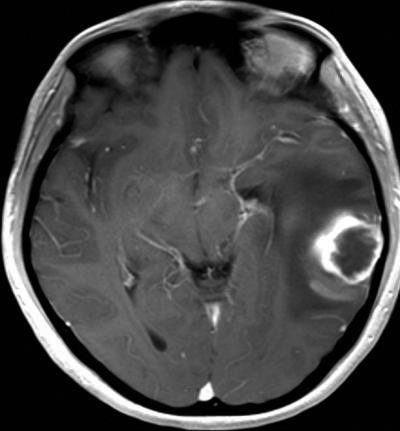
#> input picture Image Processing-open cv/images/img.jpg, 400 x 431 px, found by its file name
$ python p20.py
#> lines starting #> are read from the running program, lines starting #| are printed output that depends on the picture
import cv2
img=cv2.imread('img.jpg',cv2.IMREAD_COLOR)  #The second argument, `cv2.IMREAD_COLOR`, specifies that the image should be loaded in color mode
#> img is the input picture: shape (431, 400, 3); min 0, max 255, mean 70.5
px=img[100:200,100:200]  #This line extracts a region of interest (ROI) from the loaded image. It selects a rectangular area starting from row 100 to row 199 and column 100 to column 199. The selected region is assigned to the variable `px`
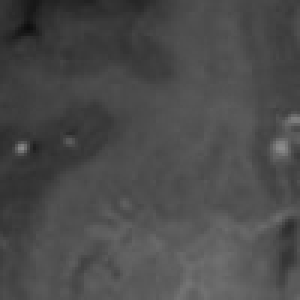
#> px: shape (100, 100, 3) (shown 3 times larger); min 13, max 140, mean 74.9
print(px)
#> (printed output is left out)


#In summary, this code reads an image file, extracts a specific region of interest from it,
#  and then prints the extracted region's value.

$ run again, with Image Processing-open cv/images/cat.jpg copied over Image Processing-open cv/images/img.jpg
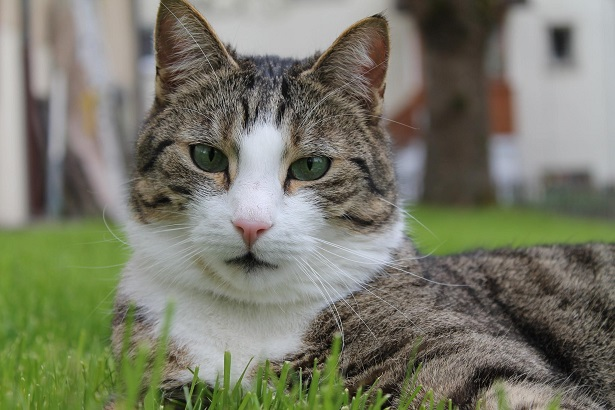
#> input picture Image Processing-open cv/images/cat.jpg, 615 x 410 px, found by its file name
#> img is the input picture: shape (410, 615, 3); mean B, G, R 104.7, 121.1, 120
#> `px=img[100:200,100:200]`:
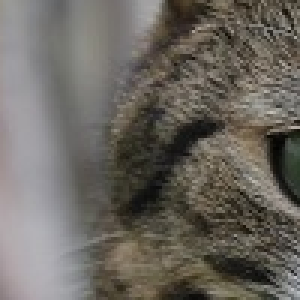
#> px: shape (100, 100, 3) (shown 3 times larger); mean B, G, R 95.7, 102.5, 106.8
#> (printed output is left out)

$ run again, with Image Processing-open cv/images/face.JPG copied over Image Processing-open cv/images/img.jpg
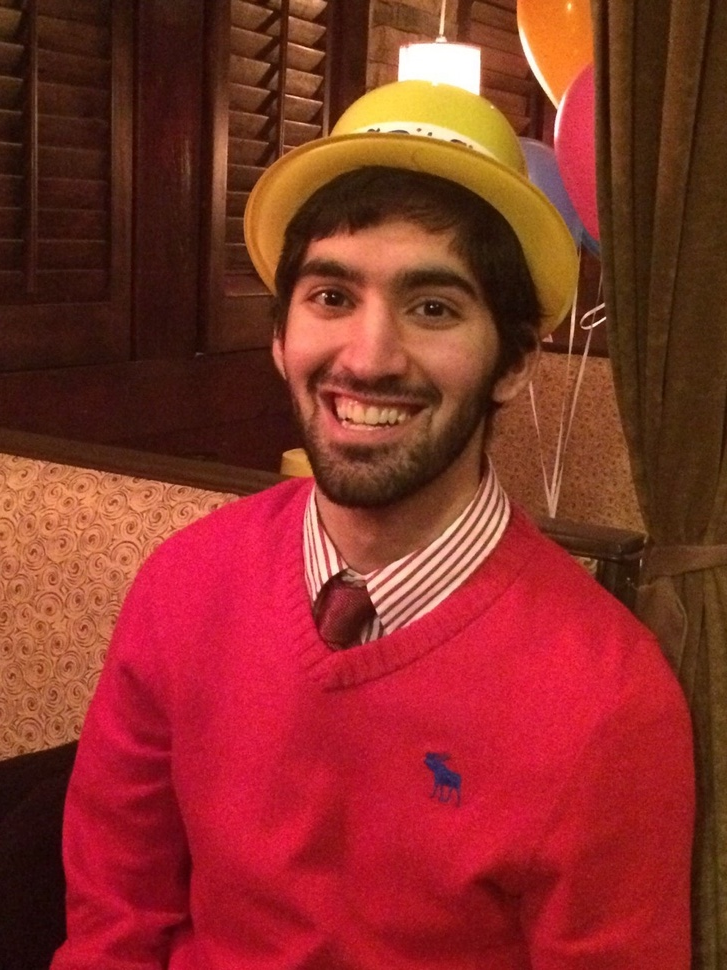
#> input picture Image Processing-open cv/images/face.JPG, 727 x 970 px, shrunk from 960 x 1280 before the run, found by its file name
#> img is the input picture: shape (970, 727, 3); mean B, G, R 39.8, 47.6, 136.3
#> `px=img[100:200,100:200]`:
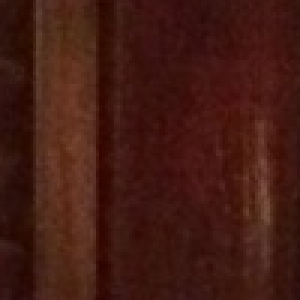
#> px: shape (100, 100, 3) (shown 3 times larger); mean B, G, R 18.7, 26.8, 67.1
#> (printed output is left out)
